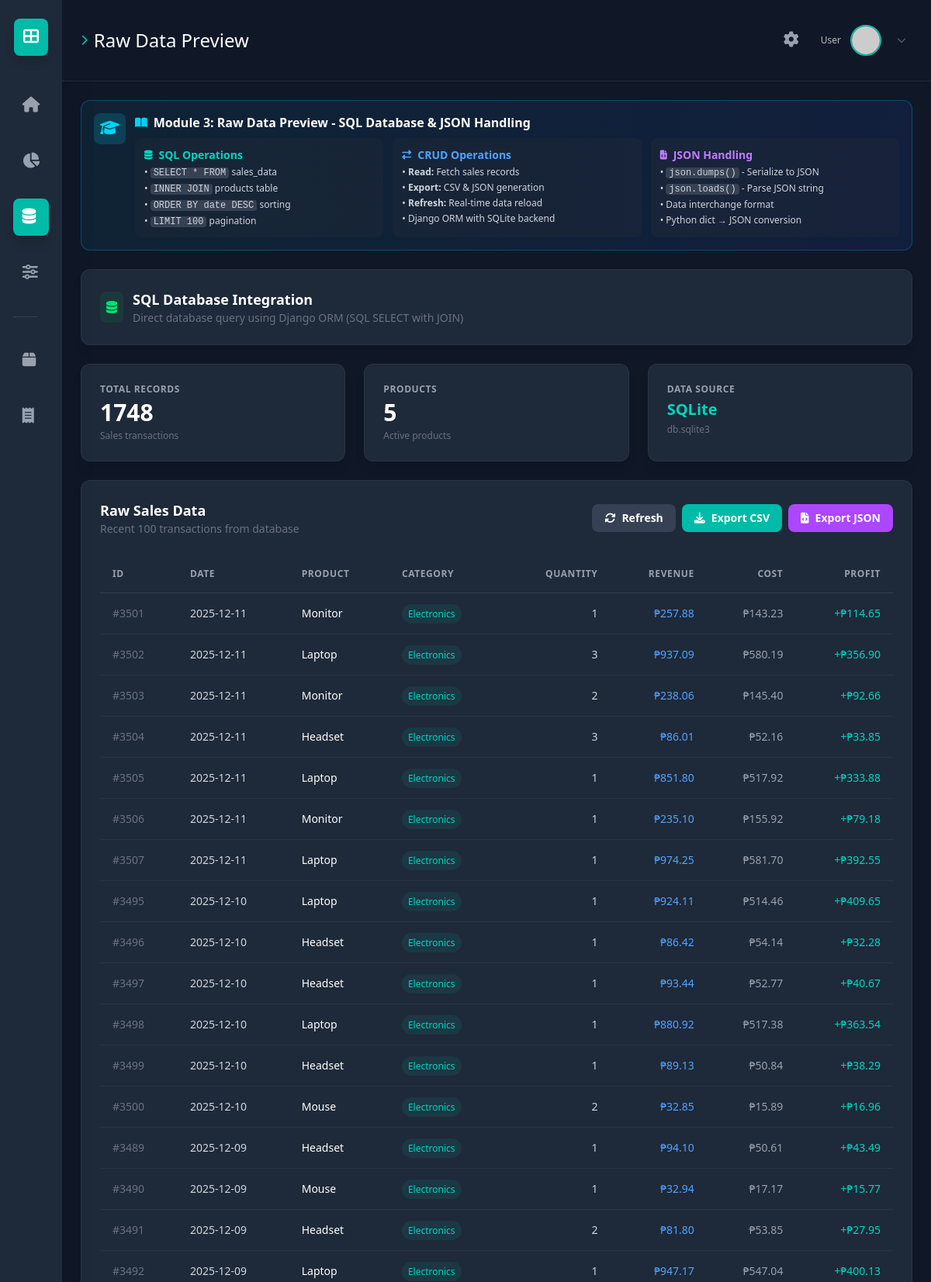
The app's page /data/ (upper part) with its own data.
### dashboard/models.py (models this page shows, shortened)
class SalesData(models.Model):
    product = models.ForeignKey(Product, on_delete=models.CASCADE, related_name='sales')
    date = models.DateField(default=timezone.now)
    quantity = models.IntegerField()
    revenue = models.DecimalField(max_digits=12, decimal_places=2)
    cost = models.DecimalField(max_digits=12, decimal_places=2)
    profit = models.DecimalField(max_digits=12, decimal_places=2)
    class Meta:
        ordering = ['-date']
        verbose_name_plural = "Sales Data"

class Product(models.Model):
    name = models.CharField(max_length=100)
    category = models.CharField(max_length=50)
    price = models.DecimalField(max_digits=10, decimal_places=2)
    cost = models.DecimalField(max_digits=10, decimal_places=2)
    class Meta:
        ordering = ['name']

### dashboard/views.py (the view)
# urls.py: path('data/', views.raw_data, name='data'),         # Button 3
def raw_data(request):
    sales_data = SalesData.objects.select_related('product').order_by('-date')[:100]
    total_records = SalesData.objects.count()
    total_products = Product.objects.count()
    context = {
        'active_page': 'data',
        'sales_data': sales_data,
        'total_records': total_records,
        'total_products': total_products,
    }
    return render(request, 'dashboard/data.html', context)

### dashboard/templates/dashboard/data.html (shortened to what this page needs)
{% extends 'dashboard/base.html' %}
{% block content %}
<div class="bg-gradient-to-r from-cyan-900/20 to-blue-900/20 border border-cyan-500/30 rounded-xl p-4 mb-6">
    <div class="flex items-start gap-3">
        <div class="bg-cyan-500/20 p-2 rounded-lg">
            <i class="fas fa-graduation-cap text-cyan-400 text-xl"></i>
        </div>
        <div class="flex-1">
            <h3 class="text-white font-semibold mb-2 flex items-center gap-2">
                <i class="fas fa-book-open text-sm text-cyan-400"></i>
                Module 3: Raw Data Preview - SQL Database & JSON Handling
            </h3>
            <div class="grid grid-cols-1 md:grid-cols-3 gap-3 text-sm">
                <div class="bg-gray-800/50 rounded-lg p-3">
                    <div class="text-teal-400 font-semibold mb-1 flex items-center gap-2">
                        <i class="fas fa-database text-xs"></i> SQL Operations
                    </div>
                    <ul class="text-gray-300 text-xs space-y-1">
                        <li>• <code class="bg-gray-700 px-1 rounded">SELECT * FROM</code> sales_data</li>
                        <li>• <code class="bg-gray-700 px-1 rounded">INNER JOIN</code> products table</li>
                        <li>• <code class="bg-gray-700 px-1 rounded">ORDER BY date DESC</code> sorting</li>
                        <li>• <code class="bg-gray-700 px-1 rounded">LIMIT 100</code> pagination</li>
                    </ul>
                </div>
                <div class="bg-gray-800/50 rounded-lg p-3">
                    <div class="text-blue-400 font-semibold mb-1 flex items-center gap-2">
                        <i class="fas fa-exchange-alt text-xs"></i> CRUD Operations
                    </div>
                    <ul class="text-gray-300 text-xs space-y-1">
                        <li>• <strong>Read:</strong> Fetch sales records</li>
                        <li>• <strong>Export:</strong> CSV & JSON generation</li>
                        <li>• <strong>Refresh:</strong> Real-time data reload</li>
                        <li>• Django ORM with SQLite backend</li>
                    </ul>
                </div>
                <div class="bg-gray-800/50 rounded-lg p-3">
                    <div class="text-purple-400 font-semibold mb-1 flex items-center gap-2">
                        <i class="fas fa-file-code text-xs"></i> JSON Handling
                    </div>
                    <ul class="text-gray-300 text-xs space-y-1">
                        <li>• <code class="bg-gray-700 px-1 rounded">json.dumps()</code> - Serialize to JSON</li>
                        <li>• <code class="bg-gray-700 px-1 rounded">json.loads()</code> - Parse JSON string</li>
                        <li>• Data interchange format</li>
                        <li>• Python dict → JSON conversion</li>
                    </ul>
                </div>
            </div>
        </div>
    </div>
</div>
<div class="bg-gray-800 p-6 rounded-xl shadow-lg border border-gray-700/50 mb-6">
    <div class="flex items-center gap-3">
        <div class="bg-green-500/10 p-2 rounded-lg text-green-400">
            <i class="fas fa-database"></i>
        </div>
        <div>
            <div class="text-white font-semibold text-lg">SQL Database Integration</div>
            <div class="text-gray-500 text-sm">Direct database query using Django ORM (SQL SELECT with JOIN)</div>
        </div>
    </div>
</div>
<div class="grid grid-cols-1 md:grid-cols-3 gap-6 mb-6">
    <div class="bg-gray-800 p-6 rounded-xl shadow-lg border border-gray-700/50">
        <div class="text-gray-400 text-xs font-semibold uppercase tracking-wider mb-1">Total Records</div>
        <div class="text-3xl font-bold text-white">{{ total_records }}</div>
        <div class="text-gray-500 text-xs mt-1">Sales transactions</div>
    </div>
    <div class="bg-gray-800 p-6 rounded-xl shadow-lg border border-gray-700/50">
        <div class="text-gray-400 text-xs font-semibold uppercase tracking-wider mb-1">Products</div>
        <div class="text-3xl font-bold text-white">{{ total_products }}</div>
        <div class="text-gray-500 text-xs mt-1">Active products</div>
    </div>
    <div class="bg-gray-800 p-6 rounded-xl shadow-lg border border-gray-700/50">
        <div class="text-gray-400 text-xs font-semibold uppercase tracking-wider mb-1">Data Source</div>
        <div class="text-xl font-bold text-teal-400">SQLite</div>
        <div class="text-gray-500 text-xs mt-1">db.sqlite3</div>
    </div>
</div>
<div class="bg-gray-800 p-6 rounded-xl shadow-lg border border-gray-700/50 min-h-[60vh]">
    <div class="flex justify-between items-center mb-6">
        <div>
            <h3 class="text-white font-semibold text-lg">Raw Sales Data</h3>
            <p class="text-gray-500 text-sm">Recent 100 transactions from database</p>
        </div>
        <div class="flex gap-2">
            <button onclick="window.location.reload()" class="bg-gray-700 hover:bg-gray-600 text-white text-sm font-semibold py-2 px-4 rounded-lg transition-colors duration-200 flex items-center gap-2">
                <i class="fas fa-sync-alt"></i> Refresh
            </button>
            <a href="{% url 'export_csv' %}" class="bg-teal-500 hover:bg-teal-600 text-white text-sm font-semibold py-2 px-4 rounded-lg transition-colors duration-200 flex items-center gap-2">
                <i class="fas fa-download"></i> Export CSV
            </a>
            <a href="{% url 'export_json' %}" class="bg-purple-500 hover:bg-purple-600 text-white text-sm font-semibold py-2 px-4 rounded-lg transition-colors duration-200 flex items-center gap-2">
                <i class="fas fa-file-code"></i> Export JSON
            </a>
        </div>
    </div>
    <div class="overflow-x-auto">
        <table class="w-full text-left border-collapse">
            <thead>
                <tr class="border-b border-gray-700 text-gray-400 text-xs uppercase tracking-wider">
                    <th class="p-4 font-semibold">ID</th>
                    <th class="p-4 font-semibold">Date</th>
                    <th class="p-4 font-semibold">Product</th>
                    <th class="p-4 font-semibold">Category</th>
                    <th class="p-4 font-semibold text-right">Quantity</th>
                    <th class="p-4 font-semibold text-right">Revenue</th>
                    <th class="p-4 font-semibold text-right">Cost</th>
                    <th class="p-4 font-semibold text-right">Profit</th>
                </tr>
            </thead>
            <tbody class="text-gray-300 text-sm">
                {% for sale in sales_data %}
                <tr class="border-b border-gray-700/50 hover:bg-gray-700/50 transition-colors">
                    <td class="p-4 text-gray-500">#{{ sale.id }}</td>
                    <td class="p-4">{{ sale.date|date:"Y-m-d" }}</td>
                    <td class="p-4 text-white font-medium">{{ sale.product.name }}</td>
                    <td class="p-4">
                        <span class="px-2 py-1 rounded-full text-xs bg-teal-500/10 text-teal-400">
                            {{ sale.product.category|title }}
                        </span>
                    </td>
                    <td class="p-4 text-right">{{ sale.quantity }}</td>
                    <td class="p-4 text-right text-blue-400">₱{{ sale.revenue|floatformat:2 }}</td>
                    <td class="p-4 text-right text-gray-400">₱{{ sale.cost|floatformat:2 }}</td>
                    <td class="p-4 text-right font-medium {% if sale.profit > 0 %}text-teal-400{% else %}text-red-400{% endif %}">
                        {% if sale.profit > 0 %}+{% endif %}₱{{ sale.profit|floatformat:2 }}
                    </td>
                </tr>
                {% endfor %}
            </tbody>
        </table>
    </div>
</div>
{% endblock %}

### records on screen
SalesData: id "3501", date "2025-12-11", product.name "Monitor", product.category "Electronics", quantity "1", revenue "257.88", cost "143.23", profit "114.65"
SalesData: id "3502", date "2025-12-11", product.name "Laptop", product.category "Electronics", quantity "3", revenue "937.09", cost "580.19", profit "356.90"
SalesData: id "3503", date "2025-12-11", product.name "Monitor", product.category "Electronics", quantity "2", revenue "238.06", cost "145.40", profit "92.66"
SalesData: id "3504", date "2025-12-11", product.name "Headset", product.category "Electronics", quantity "3", revenue "86.01", cost "52.16", profit "33.85"
SalesData: id "3505", date "2025-12-11", product.name "Laptop", product.category "Electronics", quantity "1", revenue "851.80", cost "517.92", profit "333.88"
SalesData: id "3506", date "2025-12-11", product.name "Monitor", product.category "Electronics", quantity "1", revenue "235.10", cost "155.92", profit "79.18"
SalesData: id "3507", date "2025-12-11", product.name "Laptop", product.category "Electronics", quantity "1", revenue "974.25", cost "581.70", profit "392.55"
SalesData: id "3495", date "2025-12-10", product.name "Laptop", product.category "Electronics", quantity "1", revenue "924.11", cost "514.46", profit "409.65"
SalesData: id "3496", date "2025-12-10", product.name "Headset", product.category "Electronics", quantity "1", revenue "86.42", cost "54.14", profit "32.28"
SalesData: id "3497", date "2025-12-10", product.name "Headset", product.category "Electronics", quantity "1", revenue "93.44", cost "52.77", profit "40.67"
SalesData: id "3498", date "2025-12-10", product.name "Laptop", product.category "Electronics", quantity "1", revenue "880.92", cost "517.38", profit "363.54"
SalesData: id "3499", date "2025-12-10", product.name "Headset", product.category "Electronics", quantity "1", revenue "89.13", cost "50.84", profit "38.29"
SalesData: id "3500", date "2025-12-10", product.name "Mouse", product.category "Electronics", quantity "2", revenue "32.85", cost "15.89", profit "16.96"
SalesData: id "3489", date "2025-12-09", product.name "Headset", product.category "Electronics", quantity "1", revenue "94.10", cost "50.61", profit "43.49"
SalesData: id "3490", date "2025-12-09", product.name "Mouse", product.category "Electronics", quantity "1", revenue "32.94", cost "17.17", profit "15.77"
SalesData: id "3491", date "2025-12-09", product.name "Headset", product.category "Electronics", quantity "2", revenue "81.80", cost "53.85", profit "27.95"
SalesData: id "3492", date "2025-12-09", product.name "Laptop", product.category "Electronics", quantity "1", revenue "947.17", cost "547.04", profit "400.13"

### other values on screen
{{ total_records }} "1748"
{{ total_products }} "5"
